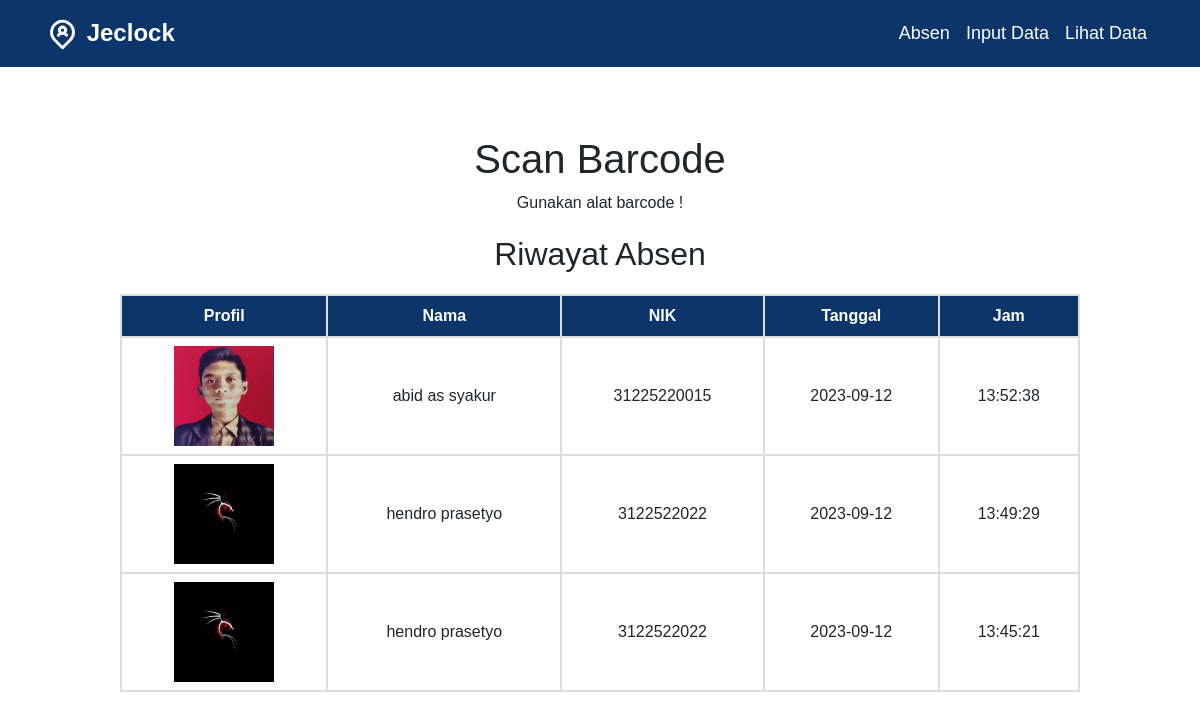
The page /karyawan/absen.php on the database its author committed.
### tables this page shows
CREATE TABLE `absen` (
  `id_absen` int(11) NOT NULL,
  `id_orang` int(11) DEFAULT NULL,
  `tanggal` date DEFAULT NULL,
  `jam` time DEFAULT NULL
);

CREATE TABLE `orang` (
  `id_orang` int(11) NOT NULL,
  `nik` varchar(255) NOT NULL,
  `nama` varchar(225) NOT NULL,
  `foto` varchar(225) NOT NULL,
  `nomerwa` varchar(225) NOT NULL
);

### karyawan/absen.php (the view, shortened to what this page needs)
<!DOCTYPE html>
<html>
<head>
    <link rel="stylesheet" href="https://maxcdn.bootstrapcdn.com/bootstrap/4.5.2/css/bootstrap.min.css">
</head>
<body>
    <nav class="navbar navbar-expand-lg navbar">
        <div class="container">
            <a class="navbar-brand" href="index.php">&nbsp;Jeclock</a>
            <div class="collapse navbar-collapse" id="navbarNav">
                <ul class="navbar-nav ml-auto">
                    <li class="nav-item">
                        <a class="nav-link" href="absen.php">Absen</a>
                    </li>
                    <li class="nav-item">
                        <a class="nav-link" href="input.php">Input Data</a>
                    </li>
                    <li class="nav-item">
                        <a class="nav-link" href="view.php">Lihat Data</a>
                    </li>
                </ul>
            </div>
        </div>
    </nav><br><br>
    <h1>Scan Barcode </h1>
<p>Gunakan alat barcode !</p>
    <h2>Riwayat Absen</h2>
    <?php
    include "inc/config.php";
    $query = "SELECT orang.foto, orang.nama, orang.nik, absen.tanggal, absen.jam
              FROM absen
              INNER JOIN orang ON absen.id_orang = orang.id_orang
              ORDER BY absen.tanggal DESC, absen.jam DESC
              LIMIT 4";
    $result = mysqli_query($conn, $query);
    if ($result) {
        if (mysqli_num_rows($result) > 0) {
            echo "<table id='historyTable'>";
            echo "<tr><th>Profil</th><th>Nama</th><th>NIK</th><th>Tanggal</th><th>Jam</th></tr>";
            while ($row = mysqli_fetch_assoc($result)) {
                echo "<tr>";
                echo "<td><img src='" . $row["foto"] . "' width='100' height='100'></td>";
                echo "<td>" . $row["nama"] . "</td>";
                echo "<td>" . $row["nik"] . "</td>";
                echo "<td>" . $row["tanggal"] . "</td>";
                echo "<td>" . $row["jam"] . "</td>";
                echo "</tr>";
            }
            echo "</table>";
        } else {
            echo "Tidak ada riwayat absen.";
        }
    } else {
        echo "Query error: " . mysqli_error($conn);
    }
    ?>
</body>
</html>

### karyawan/absen.php (style rules this page uses)
body { text-align: center; font-family: Arial, sans-serif; }
h1 { margin-top: 20px; }
#historyTable { margin-top: 20px; width: 80%; margin-left: auto; margin-right: auto; border-collapse: collapse; border: 2px solid black; }
#historyTable th { background-color: #0C356A; color: white; }
#historyTable td { border: 2px solid #dddddd; text-align: left; padding: 8px; }
#historyTable th, #historyTable td { border: 2px solid #dddddd; text-align: center; padding: 8px; }
#historyTable img { display: block; margin: 0 auto; }
.navbar { background-color: #0C356A; padding: 10px 0; }
.navbar-brand { color: white; font-weight: bold; font-size: 24px; }
.navbar-nav { margin-left: auto; }
.navbar-nav a { color: white; font-size: 18px; padding: 5px 10px; }
.ml-auto { margin-left: auto !important; }

### rows shown on the page
absen: id_orang.foto (picture), id_orang.nama "abid as syakur", id_orang.nik "31225220015", tanggal "2023-09-12", jam "13:52:38"
absen: id_orang.foto (picture), id_orang.nama "hendro prasetyo", id_orang.nik "3122522022", tanggal "2023-09-12", jam "13:49:29"
absen: id_orang.foto (picture), id_orang.nama "hendro prasetyo", id_orang.nik "3122522022", tanggal "2023-09-12", jam "13:45:21"
